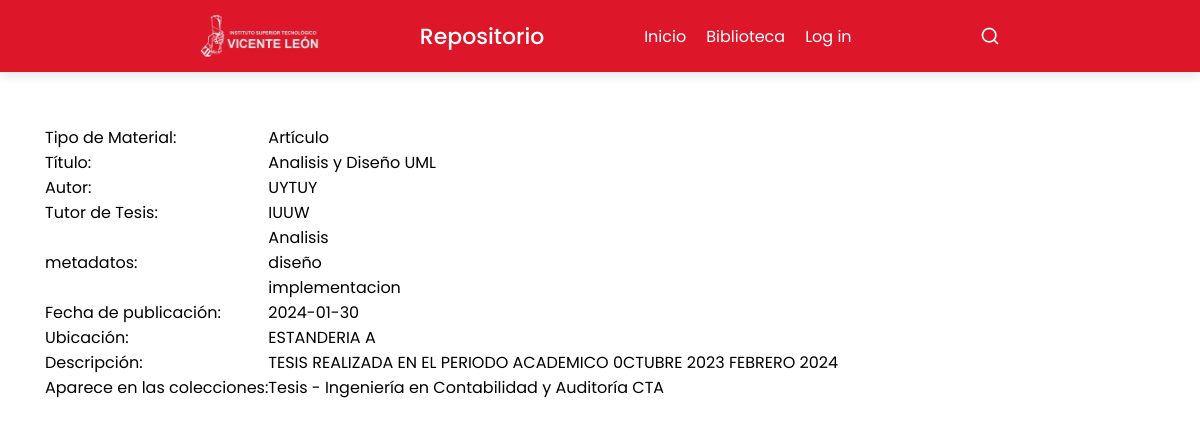
Screenshot of /handler?id=11 with the database file from the repository.
### tables this page shows
CREATE TABLE `acaprojc` (
  `projc_cod_projc` int(11) NOT NULL,
  `projc_mat_projc` varchar(50) NOT NULL,
  `projc_tit_projc` varchar(200) NOT NULL,
  `projc_fec_projc` date NOT NULL,
  `projc_ubi_projc` varchar(200) NOT NULL,
  `projc_rem_projc` text NOT NULL,
  `projc_fil_projc` text NOT NULL,
  `projc_cod_colec` int(11) NOT NULL
);

CREATE TABLE `acaautor` (
  `autor_cod_autor` int(11) NOT NULL,
  `autor_nom_autor` varchar(100) NOT NULL,
  `autor_cod_projc` int(11) NOT NULL,
  `autor_cod_tutor` int(11) NOT NULL
);

CREATE TABLE `acatutor` (
  `tutor_cod_tutor` int(11) NOT NULL,
  `tutor_nom_tutor` varchar(100) NOT NULL
);

CREATE TABLE `acaplbrs` (
  `plbrs_cod_plbrs` int(11) NOT NULL,
  `plbrs_nom_plbrs` varchar(50) NOT NULL,
  `plbrs_cod_projc` int(11) NOT NULL
);

CREATE TABLE `acacolec` (
  `colec_cod_colec` int(11) NOT NULL,
  `colec_nom_colec` varchar(200) NOT NULL,
  `colec_cod_carer` int(11) NOT NULL
);

### database/results.php (called while the page is built, shortened)
<?php
    require_once('conexion.php');
    if($_SERVER["REQUEST_METHOD"]=='GET'){
      $id = $_GET['id'];
      $sql = "SELECT prj.projc_mat_projc,prj.projc_tit_projc,aut.autor_nom_autor,tor.tutor_nom_tutor,brs.plbrs_nom_plbrs,prj.projc_fec_projc,
      prj.projc_ubi_projc,prj.projc_rem_projc,erv.colec_nom_colec,car.carer_nom_carer,prj.projc_fil_projc FROM acaprojc prj
      JOIN acaautor aut
      ON aut.autor_cod_projc=prj.projc_cod_projc
      JOIN acatutor tor
      ON tor.tutor_cod_tutor=aut.autor_cod_tutor
      JOIN acaplbrs brs
      ON brs.plbrs_cod_projc=prj.projc_cod_projc
      JOIN acacolec erv
      ON erv.colec_cod_colec=prj.projc_cod_colec
      JOIN acacarer car
      ON car.carer_cod_carer=erv.colec_cod_carer
      where prj.projc_cod_projc='$id'";
      $library = $con->query($sql);
    }
?>

### handler.php (the view, shortened to what this page needs)
<?php
    require_once('./database/results.php');
    require_once('./header.php');
?>
    <br><br><br><br><br>
    <div class="container">
      <div>
          <?php
            while($available=mysqli_fetch_array($library)){
          ?>
            <table>
              <tr><td>Tipo de Material:&nbsp;</td><td><?=$available['projc_mat_projc'];?></td></tr>
              <tr><td>Título:&nbsp;</td><td><?=$available['projc_tit_projc'];?></td></tr>
              <tr><td>Autor:&nbsp;</td><td><?=$available['autor_nom_autor'];?></td></tr>
              <tr><td>Tutor de Tesis:&nbsp;</td><td><?=$available['tutor_nom_tutor'];?></td></tr>
              <tr><td>metadatos:&nbsp;&nbsp;&nbsp;&nbsp;&nbsp;&nbsp;&nbsp;&nbsp;&nbsp;&nbsp;&nbsp;&nbsp;&nbsp;</td><td>
              <?php
              $metadatas=explode(", ",$available['plbrs_nom_plbrs']);
              foreach($metadatas as $row){
              ?>
                <?=$row;?>
              <br />
              <?php
              }
              ?>
              </tr>
              <tr><td>Fecha de publicación:&nbsp;</td><td><?=(strpos($foo,'-0001-11-30') !== false)?"":date("Y-m-d", strtotime($available['projc_fec_projc']));?></td></tr>
              <tr><td>Ubicación:&nbsp;</td><td><?=$available['projc_ubi_projc'];?></td></tr>
              <tr><td>Descripción:&nbsp;</td><td><?=$available['projc_rem_projc'];?></td></tr>
              <tr><td>Aparece en las colecciones: </td><td><?=$available['colec_nom_colec'];?><br/></td></tr>
            </table>
            <br/>
          <?php }?>
      </div>
    </div>
  </body>
</html>

### css/formain.css (style rules this page uses)
* { margin: 0; padding: 0; box-sizing: border-box; font-family: "Poppins", sans-serif; }
body { background: #fff; }
table { border-collapse:collapse; overflow-x:auto; -webkit-overflow-scrolling:touch; }
.container { width:100%; padding-right:15px; padding-left:15px; margin-right:auto; margin-left:auto; }
@media (min-width:576px) { .container { max-width:540px } }
@media (min-width:768px) { .container { max-width:720px } }
@media (min-width:992px) { .container { max-width:960px } }
@media (min-width:1200px) { .container { max-width:1140px } }
@media (min-width:576px) { .container,.container-sm { max-width:540px } }
@media (min-width:768px) { .container,.container-md,.container-sm { max-width:720px } }
@media (min-width:992px) { .container,.container-lg,.container-md,.container-sm { max-width:960px } }
@media (min-width:1200px) { .container,.container-lg,.container-md,.container-sm,.container-xl { max-width:1140px } }

### rows the page displays
acaprojc: projc_mat_projc "Artículo", projc_tit_projc "Analisis y Diseño UML", acaautor.autor_nom_autor "UYTUY", acatutor.tutor_nom_tutor "IUUW", acaplbrs.plbrs_nom_plbrs "Analisis", acaplbrs.plbrs_nom_plbrs "diseño", acaplbrs.plbrs_nom_plbrs "implementacion", projc_fec_projc "2024-01-30", projc_ubi_projc "ESTANDERIA A", projc_rem_projc "TESIS REALIZADA EN EL PERIODO ACADEMICO 0CTUBRE 2023 FEBRERO 2024", projc_cod_colec.colec_nom_colec "Tesis - Ingeniería en Contabilidad y Auditoría CTA"
